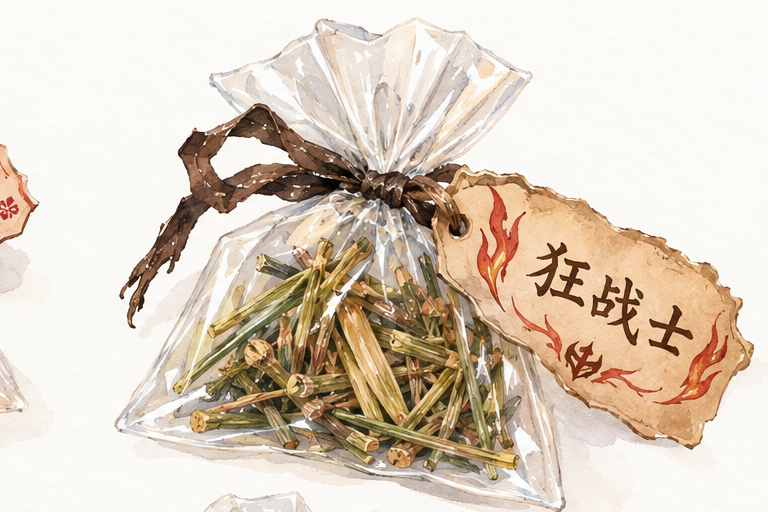
#> input picture items/herb_berserk.png, 768 x 512 px, given in place of 四款药 分开上新.png, which was not available
$ python prepare_items.py
#> lines starting #> are read from the running program, lines starting #| are printed output that depends on the picture; pictures that were not available may be replaced by others from this repository, and a replacement may not be noted
# -*- coding: utf-8 -*-
"""裁切四款药(2x2)，并把图纸复制到 items/ 用英文名。"""
from PIL import Image
import os, shutil

PROJ = r'C:\Users\janic\Downloads\编程project\圣状dnd'
ITEMS = os.path.join(PROJ, 'items')
os.makedirs(ITEMS, exist_ok=True)

# 1) 四款药 sprite：2x2，每格 768x512
sprite = Image.open(os.path.join(PROJ, '四款药 分开上新.png'))
#> sprite is the input picture: PIL image 768x512 RGB; mean R, G, B 220, 205.7, 190.8
W, H = sprite.size
#> W = 768; H = 512
cw, ch = W // 2, H // 2
#> cw = 384; ch = 256
meds = [
    ('herb_revive',   0,    0),    # 起死回生药（左上）
    ('herb_berserk',  cw,   0),    # 狂战士（右上）
    ('herb_poison',   0,    ch),   # 毒药（左下）
    ('herb_heal',     cw,   ch),   # 治疗（右下）
]
for name, x, y in meds:
    crop = sprite.crop((x, y, x + cw, y + ch))
    crop.save(os.path.join(ITEMS, name + '.png'))
    print('crop', name, crop.size)
#> this loop made 4 passes
#> pass 1, `crop = sprite.crop((x, y, x + cw, y + ch))`:
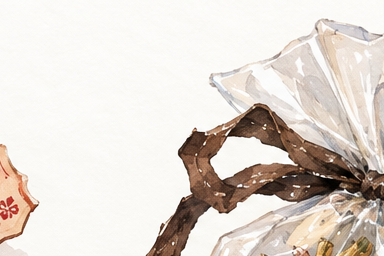
#> crop: PIL image 384x256 RGB; mean R, G, B 223.9, 215.7, 208.8
#> pass 2, `crop = sprite.crop((x, y, x + cw, y + ch))`:
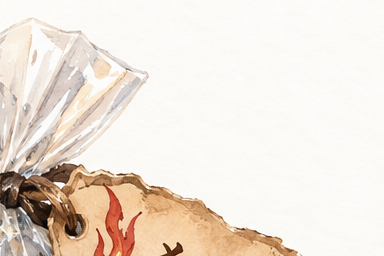
#> crop: PIL image 384x256 RGB; mean R, G, B 237.2, 226.9, 217.4
#> pass 3, `crop = sprite.crop((x, y, x + cw, y + ch))`:
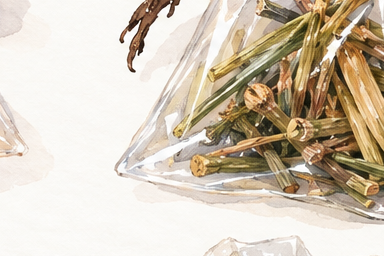
#> crop: PIL image 384x256 RGB; mean R, G, B 212, 200.4, 183.4
#> after the loop:
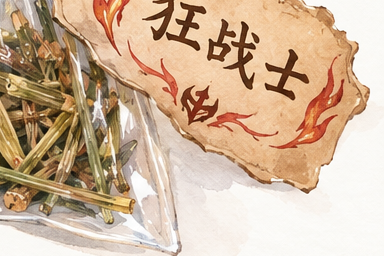
#> crop: PIL image 384x256 RGB; mean R, G, B 206.9, 179.9, 153.7

# 2) 图纸复制为英文名
plans = [
    ('缝纫机.png',   'sewing.png'),
    ('小船发动机.png', 'engine.png'),
    ('手枪.png',     'pistol.png'),
]
for src, dst in plans:
    shutil.copy(os.path.join(PROJ, src), os.path.join(ITEMS, dst))
    print('copy', src, '->', dst)
print('done')

$ run again, on items/herb_heal.png
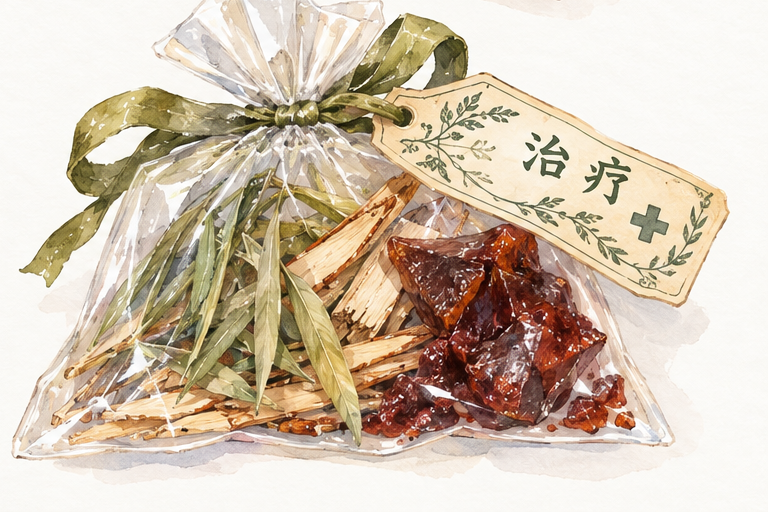
#> input picture items/herb_heal.png, 768 x 512 px, given in place of 四款药 分开上新.png, which was not available
#> sprite is the input picture: PIL image 768x512 RGB; mean R, G, B 210.3, 194.5, 175.5
#> the loop `for name, x, y in meds:` made 4 passes
#> pass 1, `crop = sprite.crop((x, y, x + cw, y + ch))`:
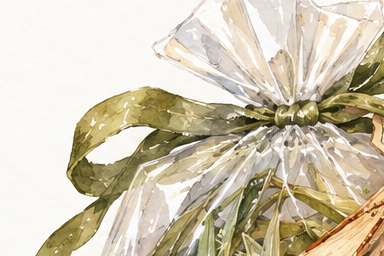
#> crop: PIL image 384x256 RGB; mean R, G, B 208.4, 198.6, 177.4
#> after the loop `for name, x, y in meds:`:
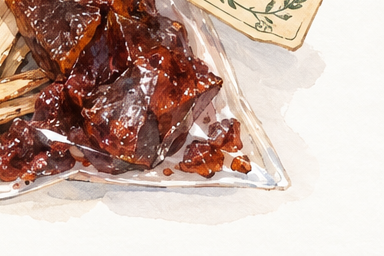
#> crop: PIL image 384x256 RGB; mean R, G, B 198.3, 173.8, 163.5

$ run again, on items/herb_poison.png
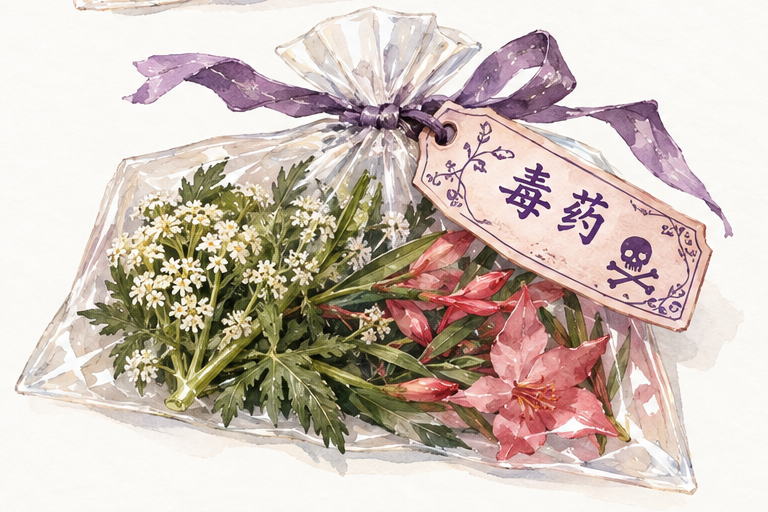
#> input picture items/herb_poison.png, 768 x 512 px, given in place of 四款药 分开上新.png, which was not available
#> sprite is the input picture: PIL image 768x512 RGB; mean R, G, B 207, 193.1, 184.2
#> the loop `for name, x, y in meds:` made 4 passes
#> pass 1, `crop = sprite.crop((x, y, x + cw, y + ch))`:
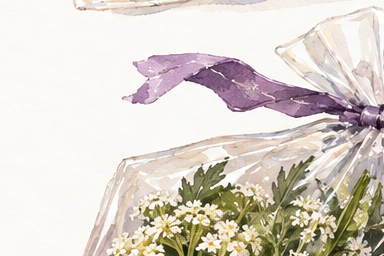
#> crop: PIL image 384x256 RGB; mean R, G, B 218.8, 211.4, 203.2
#> after the loop `for name, x, y in meds:`:
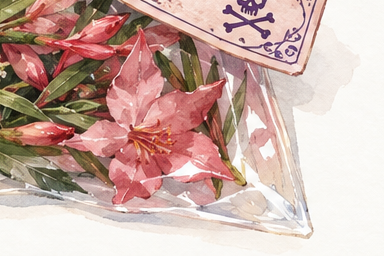
#> crop: PIL image 384x256 RGB; mean R, G, B 203.4, 174.5, 166.4
